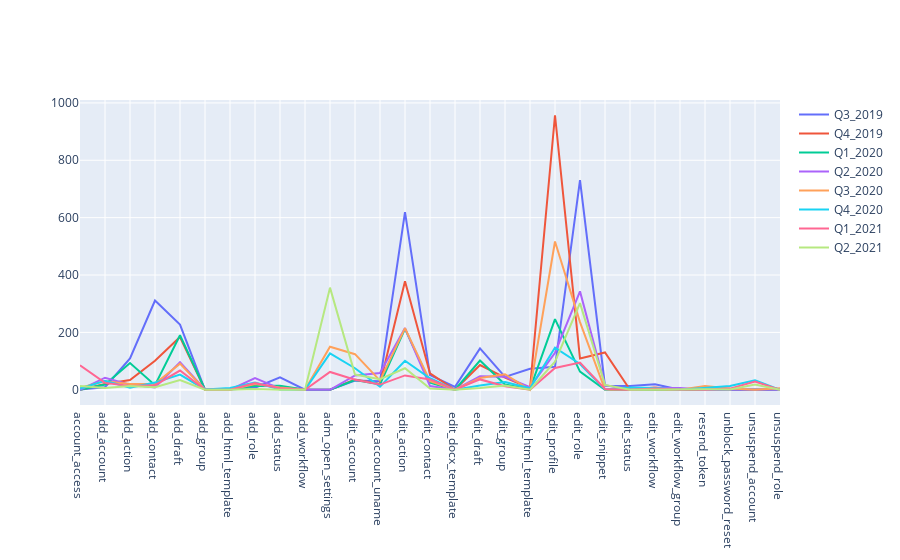

Here is the notebook cell this chart was saved with:
### Code cell
fig = go.Figure(go.Line(x=yellow_light, y=np.array(Q3_2019[yellow_light].sum()).astype(int), name='Q3_2019'))
fig.add_trace(go.Line(x=yellow_light, y=np.array(Q4_2019[yellow_light].sum()).astype(int), name='Q4_2019'))
fig.add_trace(go.Line(x=yellow_light, y=np.array(Q1_2020[yellow_light].sum()).astype(int), name='Q1_2020'))
fig.add_trace(go.Line(x=yellow_light, y=np.array(Q2_2020[yellow_light].sum()).astype(int), name='Q2_2020'))
fig.add_trace(go.Line(x=yellow_light, y=np.array(Q3_2020[yellow_light].sum()).astype(int), name='Q3_2020'))
fig.add_trace(go.Line(x=yellow_light, y=np.array(Q4_2020[yellow_light].sum()).astype(int), name='Q4_2020'))
fig.add_trace(go.Line(x=yellow_light, y=np.array(Q1_2021[yellow_light].sum()).astype(int), name='Q1_2021'))
fig.add_trace(go.Line(x=yellow_light, y=np.array(Q2_2021[yellow_light].sum()).astype(int), name='Q2_2021'))
fig.show()

### Figure 1 — Plotly figure (JSON) as saved in the notebook; plotly's stock layout.template omitted (floating-point values rounded to 4 significant figures)
{"data": [{"name": "Q3_2019", "type": "scatter", "x": ["account_access", "add_account", "add_action", "add_contact", "add_draft", "add_group", "add_html_template", "add_role", "add_status", "add_workflow", "adm_open_settings", "edit_account", "edit_account_uname", "edit_action", "edit_contact", "edit_docx_template", "edit_draft", "edit_group", "edit_html_template", "edit_profile", "edit_role", "edit_snippet", "edit_status", "edit_workflow", "edit_workflow_group", "resend_token", "unblock_password_reset", "unsuspend_account", "unsuspend_role"], "y": [1, 9, 109, 311, 227, 0, 1, 7, 43, 0, 0, 32, 30, 619, 51, 10, 144, 45, 73, 80, 731, 14, 13, 19, 0, 0, 0, 0, 1]}, {"name": "Q4_2019", "type": "scatter", "x": ["account_access", "add_account", "add_action", "add_contact", "add_draft", "add_group", "add_html_template", "add_role", "add_status", "add_workflow", "adm_open_settings", "edit_account", "edit_account_uname", "edit_action", "edit_contact", "edit_docx_template", "edit_draft", "edit_group", "edit_html_template", "edit_profile", "edit_role", "edit_snippet", "edit_status", "edit_workflow", "edit_workflow_group", "resend_token", "unblock_password_reset", "unsuspend_account", "unsuspend_role"], "y": [0, 20, 34, 101, 184, 0, 1, 17, 10, 1, 0, 36, 20, 378, 57, 0, 86, 42, 6, 957, 109, 130, 0, 8, 0, 0, 0, 0, 0]}, {"name": "Q1_2020", "type": "scatter", "x": ["account_access", "add_account", "add_action", "add_contact", "add_draft", "add_group", "add_html_template", "add_role", "add_status", "add_workflow", "adm_open_settings", "edit_account", "edit_account_uname", "edit_action", "edit_contact", "edit_docx_template", "edit_draft", "edit_group", "edit_html_template", "edit_profile", "edit_role", "edit_snippet", "edit_status", "edit_workflow", "edit_workflow_group", "resend_token", "unblock_password_reset", "unsuspend_account", "unsuspend_role"], "y": [0, 18, 93, 16, 190, 1, 2, 13, 14, 0, 0, 34, 19, 212, 25, 0, 102, 18, 2, 246, 63, 0, 0, 0, 0, 0, 0, 0, 0]}, {"name": "Q2_2020", "type": "scatter", "x": ["account_access", "add_account", "add_action", "add_contact", "add_draft", "add_group", "add_html_template", "add_role", "add_status", "add_workflow", "adm_open_settings", "edit_account", "edit_account_uname", "edit_action", "edit_contact", "edit_docx_template", "edit_draft", "edit_group", "edit_html_template", "edit_profile", "edit_role", "edit_snippet", "edit_status", "edit_workflow", "edit_workflow_group", "resend_token", "unblock_password_reset", "unsuspend_account", "unsuspend_role"], "y": [0, 42, 18, 8, 96, 1, 0, 41, 4, 0, 0, 50, 58, 215, 13, 0, 47, 45, 9, 129, 343, 16, 0, 6, 6, 0, 0, 0, 0]}, {"name": "Q3_2020", "type": "scatter", "x": ["account_access", "add_account", "add_action", "add_contact", "add_draft", "add_group", "add_html_template", "add_role", "add_status", "add_workflow", "adm_open_settings", "edit_account", "edit_account_uname", "edit_action", "edit_contact", "edit_docx_template", "edit_draft", "edit_group", "edit_html_template", "edit_profile", "edit_role", "edit_snippet", "edit_status", "edit_workflow", "edit_workflow_group", "resend_token", "unblock_password_reset", "unsuspend_account", "unsuspend_role"], "y": [7, 30, 20, 21, 91, 0, 0, 20, 8, 0, 150, 124, 32, 215, 30, 0, 41, 54, 0, 517, 236, 0, 2, 0, 0, 13, 4, 0, 5]}, {"name": "Q4_2020", "type": "scatter", "x": ["account_access", "add_account", "add_action", "add_contact", "add_draft", "add_group", "add_html_template", "add_role", "add_status", "add_workflow", "adm_open_settings", "edit_account", "edit_account_uname", "edit_action", "edit_contact", "edit_docx_template", "edit_draft", "edit_group", "edit_html_template", "edit_profile", "edit_role", "edit_snippet", "edit_status", "edit_workflow", "edit_workflow_group", "resend_token", "unblock_password_reset", "unsuspend_account", "unsuspend_role"], "y": [4, 31, 7, 25, 53, 1, 6, 25, 1, 0, 127, 75, 11, 101, 40, 0, 15, 27, 5, 147, 90, 1, 8, 6, 0, 7, 13, 33, 0]}, {"name": "Q1_2021", "type": "scatter", "x": ["account_access", "add_account", "add_action", "add_contact", "add_draft", "add_group", "add_html_template", "add_role", "add_status", "add_workflow", "adm_open_settings", "edit_account", "edit_account_uname", "edit_action", "edit_contact", "edit_docx_template", "edit_draft", "edit_group", "edit_html_template", "edit_profile", "edit_role", "edit_snippet", "edit_status", "edit_workflow", "edit_workflow_group", "resend_token", "unblock_password_reset", "unsuspend_account", "unsuspend_role"], "y": [85, 24, 13, 16, 67, 0, 0, 23, 5, 0, 62, 35, 18, 50, 36, 0, 36, 12, 0, 76, 95, 3, 0, 4, 0, 0, 4, 29, 0]}, {"name": "Q2_2021", "type": "scatter", "x": ["account_access", "add_account", "add_action", "add_contact", "add_draft", "add_group", "add_html_template", "add_role", "add_status", "add_workflow", "adm_open_settings", "edit_account", "edit_account_uname", "edit_action", "edit_contact", "edit_docx_template", "edit_draft", "edit_group", "edit_html_template", "edit_profile", "edit_role", "edit_snippet", "edit_status", "edit_workflow", "edit_workflow_group", "resend_token", "unblock_password_reset", "unsuspend_account", "unsuspend_role"], "y": [13, 6, 13, 9, 34, 0, 0, 3, 0, 0, 356, 53, 37, 75, 4, 0, 6, 15, 0, 98, 302, 17, 0, 1, 0, 2, 1, 18, 0]}], "layout": {}}
